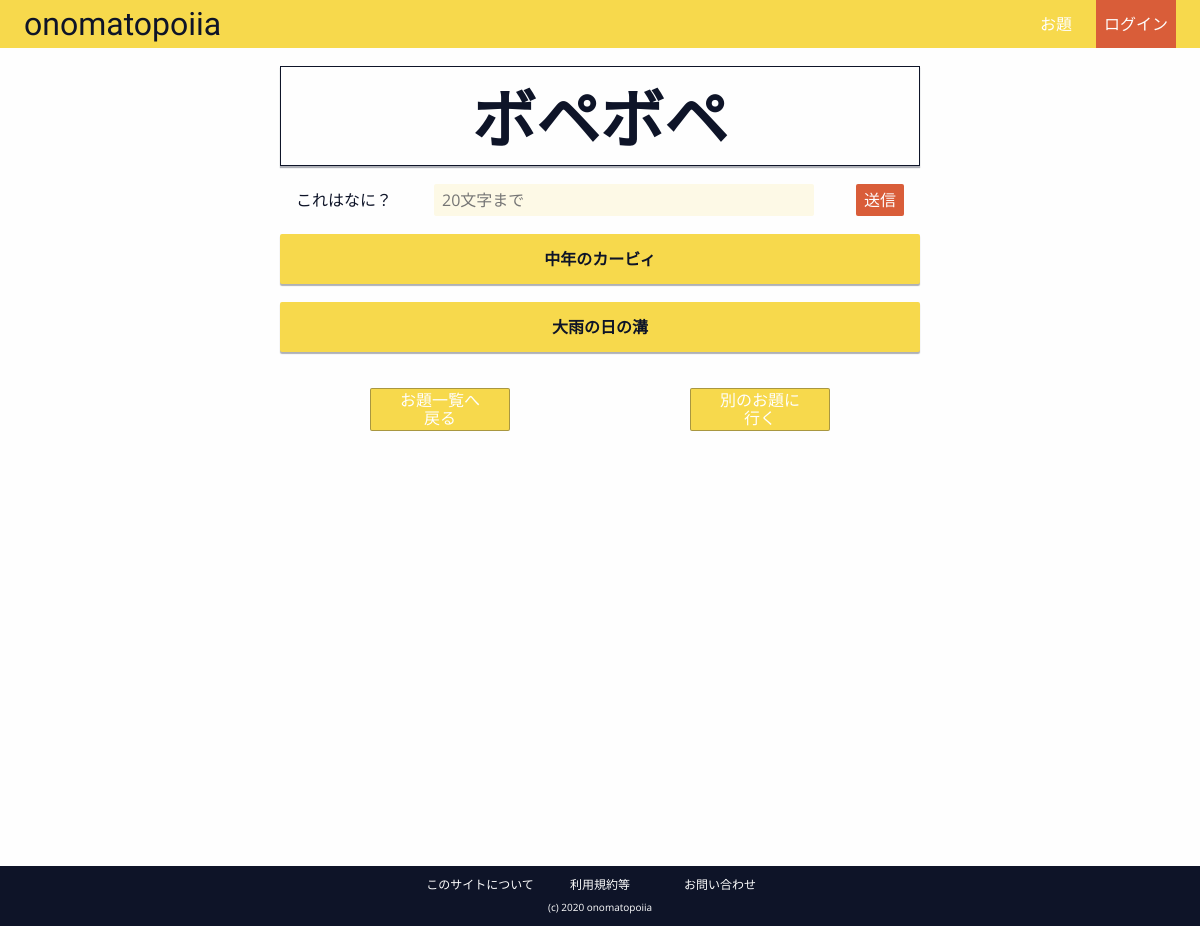
The page /onomato/odai/3/ on the database as committed earlier.
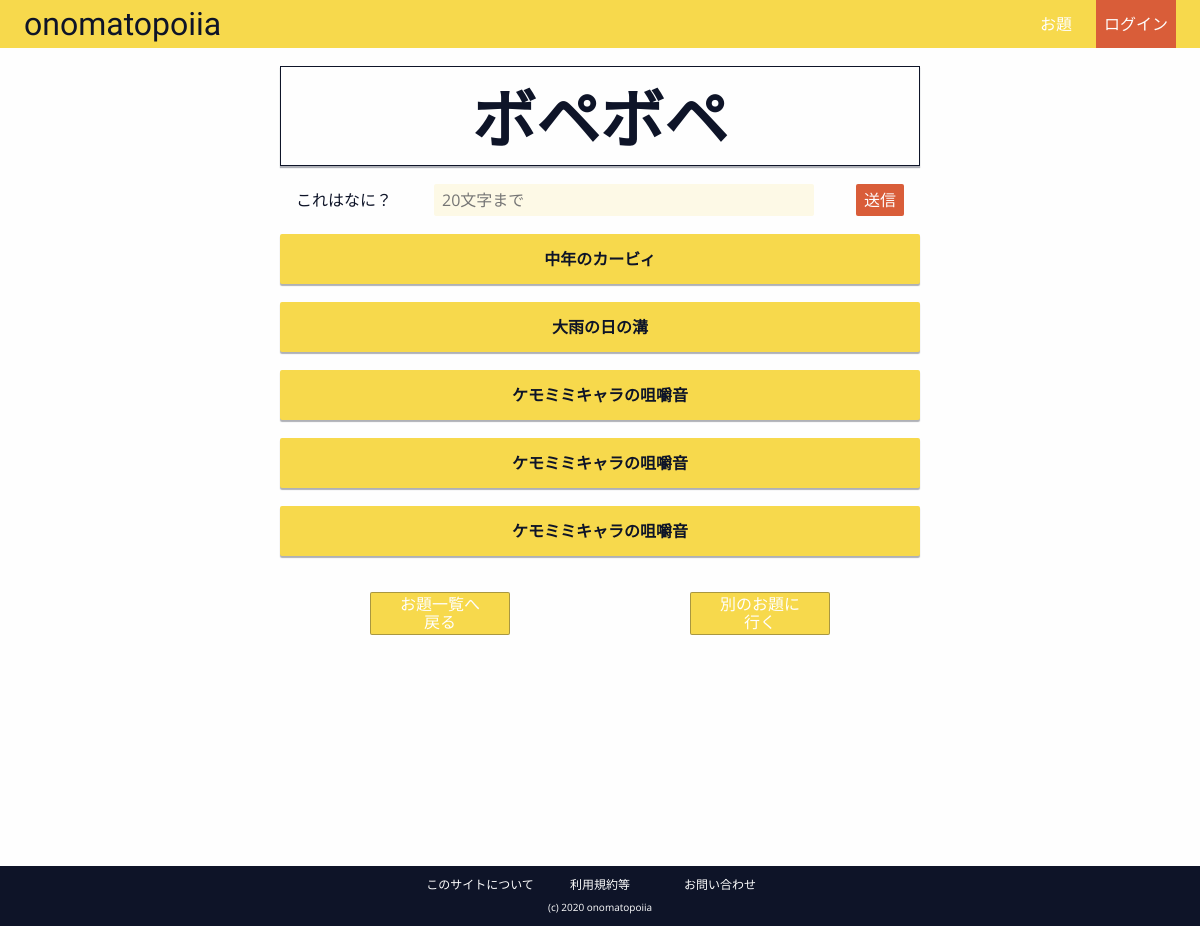
The same page on the database as committed later.
### onomato/models.py (models this page shows, shortened)
class Answer(models.Model):
    odai = models.ForeignKey(Odai, on_delete=models.CASCADE)
    answer_text = models.CharField(max_length=50, null=False)
    pub_date = models.DateTimeField('date published')

### onomato/views.py (the view)
# urls.py: path('odai/<int:odai_id>/', views.odai_detail, name='odai_detail'),
def odai_detail(request, odai_id):
    odai = Odai.objects.get(id=odai_id)
    if request.method == 'POST':
        form = AnswerForm(request.POST)
        print(form.is_valid())
        if form.is_valid():
            answer = form.save(commit=False)  # フォームの内容を保存
            answer.odai = odai
            answer.pub_date = timezone.now()
            answer.save()  # 再び保存
            return redirect(f'/onomato/odai/{odai_id}')
        else:
            form = AnswerForm()
            context = {'odai': odai, 'form': form}
            return render(request, 'onomato/odai_detail.html', context)
    else:
        context = {'odai': odai}
        return render(request, 'onomato/odai_detail.html', context)

### onomato/templates/onomato/odai_detail.html (shortened to what this page needs)
{% extends 'onomato/base.html' %} {% load static %} {% block link %}
<link rel="stylesheet" href="{% static 'onomato/css/odai_detail.css' %}" />
{% endblock %} {% block content %}
<div class="main__kaitou">
  <div class="main__kaitou__odai">
    <h2 class="main__kaitou__odai-text">{{ odai.odai_text }}</h2>
  </div>
  <form method="POST" class="main__kaitou__form">
    <label for="answer_text">これはなに？</label>
    <input
      type="text"
      name="answer_text"
      placeholder="20文字まで"
      maxlength="20"
      required
      autofocus
    />
    <input type="submit" value="送信" class="main__kaitou__form__submit" />
  </form>
  <div class="main__kaitou__kaitous">
    {% if odai.answer_set.all %} {% for q in odai.answer_set.all %}
    <div class="main__kaitou__kaitous__kaitou">
      <p>{{q.answer_text}}</p>
    </div>
    {% endfor %} {% else %}
    <div class="main__kaitou__no-kaitou-message">
      <p>まだ概念がありません。</p>
      <p>あなたが第一人者になろう！</p>
    </div>
    {% endif %}
  </div>
  <div class="main__kaitou__links">
    <a href="/onomato/odai/" class="main__kaitou__links__odai-link"
      >お題一覧へ<br />戻る</a
    >
    <a href="/onomato/odai/" class="main__kaitou__links__odai-link"
      >別のお題に<br />行く</a
    >
  </div>
</div>
{% endblock %}

Rows that differ between the two databases and show on the page:
added Answer: answer_text "ケモミミキャラの咀嚼音"
added Answer: answer_text "ケモミミキャラの咀嚼音"
added Answer: answer_text "ケモミミキャラの咀嚼音"
